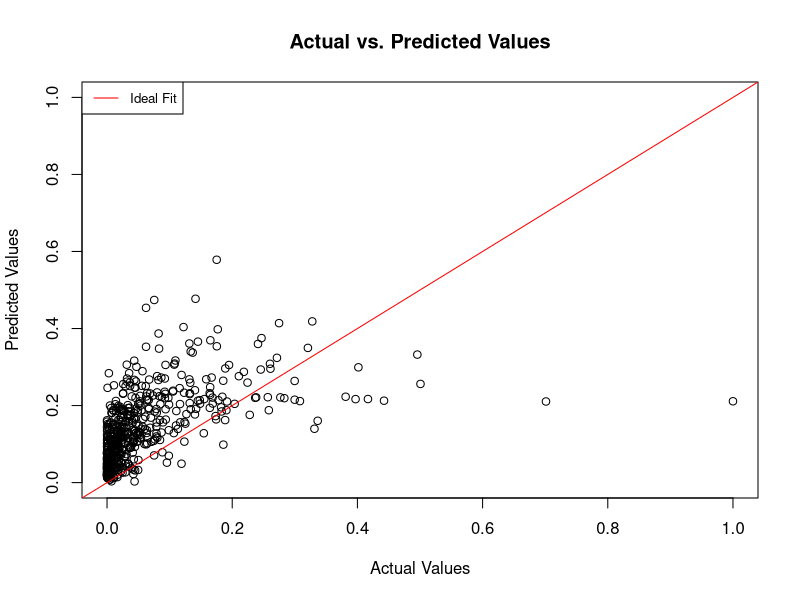

Generate this figure with R:
## ---- chunk 1
knitr::opts_chunk$set(echo = TRUE)
## ---- chunk 2
library(kernlab) # Used for KSVM - support vector machine training
library(dplyr) # For the pipe operator
library(caret) # for scaling
library(Metrics) # for evaluation
## ---- chunk 3
### 1.1 inspection of the raw data, EDA and cleaning has happened in alternative files
movies_df <- read.csv("movies_final.csv", stringsAsFactors = F)

### 1.2 load the test and train movies data
movies_test <- read.csv("testing_movies.csv", stringsAsFactors = F)
movies_train <- read.csv("training_movies.csv", stringsAsFactors = F)

# Remove the title column as it's not needed for the model
movies_df <- movies_df[,-1]
movies_test <- movies_test[,-1]
movies_train <- movies_train[,-1]

# Ensure budget and Gross Earnings are numeric in all datasets
movies_df <- movies_df %>%
  mutate(
    Budget = as.numeric(Budget),
    Gross_Earnings = as.numeric(Gross_Earnings)
  )

movies_test <- movies_test %>%
  mutate(
    Budget = as.numeric(Budget),
    Gross_Earnings = as.numeric(Gross_Earnings)
  )

movies_train <- movies_train %>%
  mutate(
    Budget = as.numeric(Budget),
    Gross_Earnings = as.numeric(Gross_Earnings)
  )
## ---- chunk 4
# Check everything looks as expected
str(movies_test)
## ---- chunk 5
# 2.1 normalise using min-max scaling

movies_test_prep <- preProcess(as.data.frame(movies_test), method=c("range"))
movies_test_scaled <- predict(movies_test_prep, as.data.frame(movies_test))

movies_train_prep <- preProcess(as.data.frame(movies_train), method=c("range"))
movies_train_scaled <- predict(movies_train_prep, as.data.frame(movies_train))
## ---- chunk 6
# 3.1 define a formula for predicting the diagnosis

movies_formula <- reformulate(names(movies_train_scaled[,-5]), response = 'Gross_Earnings')
## ---- chunk 7
# 3.2 train with SVM 

# type is automatically selected based on the data
# kernel is rbf as data is complex with nonlinear patterns
# cost function is 1 as I played with a few options and 1 produced the best results most often

svm_movies_data <- ksvm(movies_formula, data = movies_train_scaled, kernel = 'rbfdot', C = 1)
## ---- chunk 8
# 4.1 compute the prediction for the test set with the SVM model
svm_movies_pred <- predict(svm_movies_data, movies_test_scaled[,-5], type= "response")
## ---- chunk 9
# 4.2 create a table with actual and predicted values
movies_results <- data.frame(
  actual = movies_test_scaled$Gross_Earnings,
  svm = svm_movies_pred
)
## ---- chunk 10
# 4.3 calculate RMSE & R^2 values

# RMSE
movies_svm_rmse <- sqrt(mean((movies_results$actual - movies_results$svm)^2))

# r^2
rsq <- function(x, y) summary(lm(y~x))$r.squared
r2 <- rsq(movies_results$svm, movies_results$actual)

# Print the metrics
cat("RMSE:", movies_svm_rmse, "\n")
cat("R2:", r2, "\n")
## ---- chunk 11
# 4.4 Plot actual values vs predicted values
plot(movies_results$actual, movies_results$svm, xlim = c(0,1), ylim = c(0,1),
     xlab = "Actual Values", 
     ylab = "Predicted Values", 
     main = "Actual vs. Predicted Values", 
     pty="s",
     )

# plot(0:1,0:1, asp=1)

abline(0, 1, col = "red")

legend("topleft", legend = "Ideal Fit", col = "red", lty = 1, cex = 0.8)
